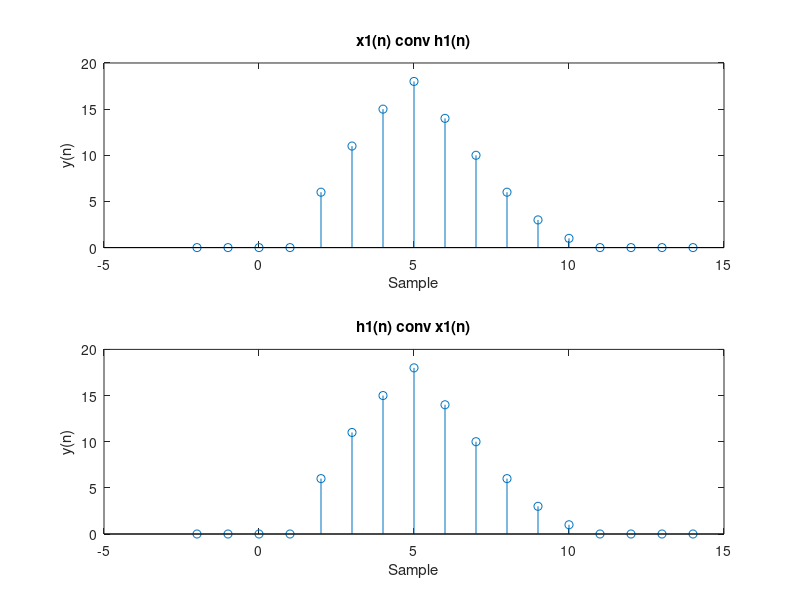
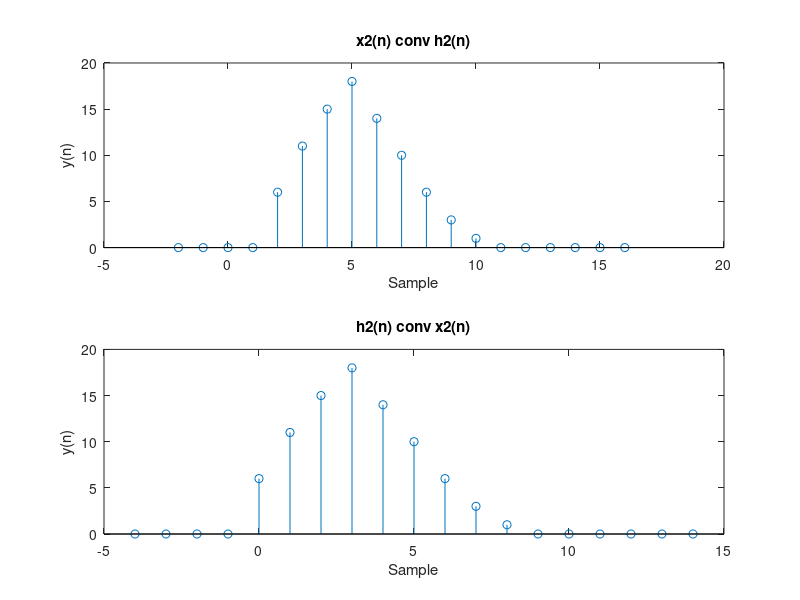
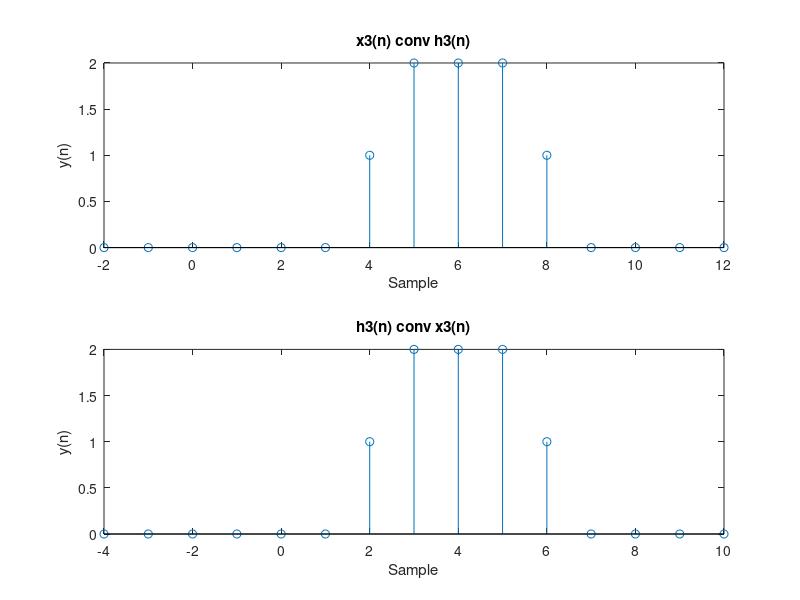

Recreate these plots in MATLAB, in order.
%!-------------------------------------------------------------------------------------------------
%! DSP HW2 #6
%!  - Show x(n) conv h(n) == h(n) conv x(n)
%!-------------------------------------------------------------------------------------------------

% Enviorment
close all; clear;
x1 = [0, 0, 1, 1, 1, 1, 0];
h1 = [0, 0, 6, 5, 4, 3, 2, 1, 0, 0, 0];
x2 = [0, 0, 1, 1, 1, 1, 0, 0];
h2 = [0, 0, 6, 5, 4, 3, 2, 1, 0, 0, 0, 0];
x3 = [0, 0, 0, 0, 0, 1, 1, 1, 1];
h3 = [0, 1, 1, 0, 0, 0, 0];

% Compute Convolutions
y1_a = conv(x1, h1);
y1_b = conv(h1, x1);
y2_a = conv(x2, h2);
y2_b = conv(h2, x2);
y3_a = conv(x3, h3);
y3_b = conv(h3, x3);

% Plot response of system
figure(1)
subplot(2,1,1)
start_index = -2;                                       % Depends on where the signal starts                                               
n = start_index:start_index+(length(x1)+length(h1)-2);  % n shifts depending on signals
stem(n, y1_a)
title('x1(n) conv h1(n)')
xlabel('Sample')
ylabel('y(n)')
subplot(2,1,2)
stem(n, y1_b)
title('h1(n) conv x1(n)')
xlabel('Sample')
ylabel('y(n)')

figure(2)
subplot(2,1,1)
start_index = -2;
n = start_index:start_index+(length(x2)+length(h2)-2);
stem(n, y2_a)
title('x2(n) conv h2(n)')
xlabel('Sample')
ylabel('y(n)')
subplot(2,1,2)
start_index = -4;
n = start_index:start_index+(length(x2)+length(h2)-2);
stem(n, y2_b)
title('h2(n) conv x2(n)')
xlabel('Sample')
ylabel('y(n)')

figure(3)
subplot(2,1,1)
start_index = -2;
n = start_index:start_index+(length(x3)+length(h3)-2);
stem(n, y3_a)
title('x3(n) conv h3(n)')
xlabel('Sample')
ylabel('y(n)')
subplot(2,1,2)
start_index = -4;
n = start_index:start_index+(length(x3)+length(h3)-2);
stem(n, y3_b)
title('h3(n) conv x3(n)')
xlabel('Sample')
ylabel('y(n)')
